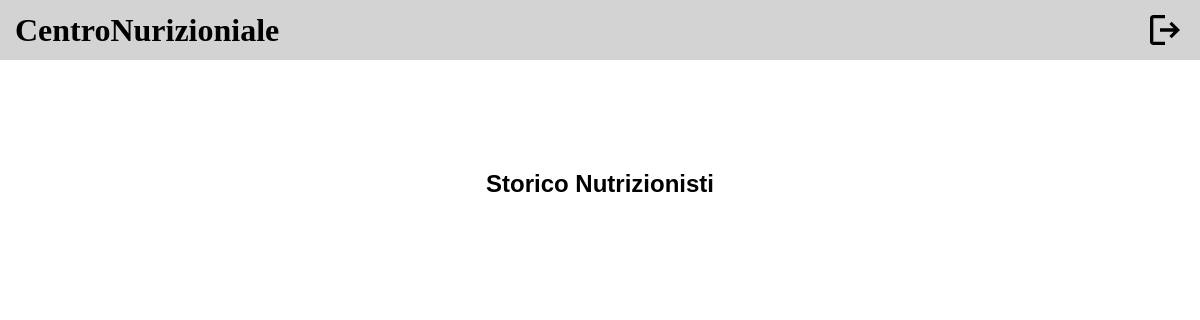
Page /public/storicoNutrizionisti.php (signed in) on the earlier database version.
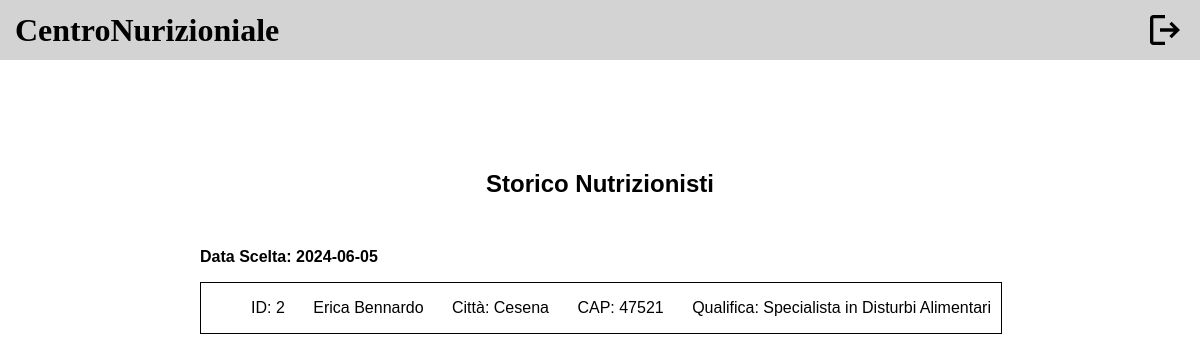
Same page on the later database version.
### tables this page shows
CREATE TABLE `scelta` (
  `IDCliente` int(11) NOT NULL,
  `Data` date NOT NULL,
  `Ora` varchar(10) NOT NULL,
  `IDNutrizionista` int(11) NOT NULL
);

CREATE TABLE `nutrizionista` (
  `Nome` varchar(50) NOT NULL,
  `Cognome` varchar(50) NOT NULL,
  `Email` varchar(30) NOT NULL,
  `IDNutrizionista` int(11) NOT NULL,
  `Password` varchar(255) NOT NULL,
  `MediaVoti` int(11) NOT NULL
);

CREATE TABLE `indirizzo_prof` (
  `IDNutrizionista` int(11) NOT NULL,
  `Citta` varchar(50) NOT NULL,
  `CAP` int(11) NOT NULL,
  `Via` varchar(50) NOT NULL,
  `NCivico` int(11) NOT NULL
);

CREATE TABLE `possiede_q` (
  `IDNutrizionista` int(11) NOT NULL,
  `Titolo` varchar(100) NOT NULL
);

### db/database.php (called while the page is built, shortened)
<?php
require_once ("nutrizionistaTable.php");
class DatabaseConnection
{
    private $nutrizionistaTable;
    public function __construct($servername, $username, $password, $dbname, $port)
    {
        $this->db = new mysqli($servername, $username, $password, $dbname, $port);
        $this->nutrizionistaTable = new NutrizionistaTable($this->db);
    }
    public function getNutrizionistaTable()
    {
        return $this->nutrizionistaTable;
    }
}

### bootstrap.php (called while the page is built, shortened)
<?php
require_once ("db/database.php");
$dbh = new DatabaseConnection("localhost", "root", "", "centronutrizionale", 3306);
?>

### db/nutrizionistaTable.php (called while the page is built, shortened)
<?php
class NutrizionistaTable
{
    private $db;
    public function __construct($db)
    {
        $this->db = $db;
    }
    public function getAllNutrizionisti()
    {
        $stmt = $this->db->prepare("SELECT *
        FROM nutrizionista n
        JOIN informazione i ON n.IDNutrizionista = i.IDNutrizionista
        JOIN indirizzo_prof ip ON n.IDNutrizionista = ip.IDNutrizionista
        JOIN possiede_q q ON n.IDNutrizionista = q.IDNutrizionista
        ");
        $stmt->execute();
        $result = $stmt->get_result();
        return $result->fetch_all(MYSQLI_ASSOC);
    }
    public function getAttualNutrizionista($idCliente)
    {
        $stmt = $this->db->prepare("SELECT
        s.Data,
        s.Ora,
        s.IDNutrizionista,
        n.Nome,
        n.Cognome,
        n.Email,
        n.MediaVoti,
        q.Titolo AS Qualifica,
        i.Esperienza,
        i.Specializzazione,
        i.Orari,
        i.Telefono,
        p.Citta,
        p.CAP,
        p.Via,
        p.NCivico
    FROM
        scelta s
    JOIN
        nutrizionista n ON s.IDNutrizionista = n.IDNutrizionista
    LEFT JOIN
        possiede_q q ON n.IDNutrizionista = q.IDNutrizionista
    LEFT JOIN
        informazione i ON n.IDNutrizionista = i.IDNutrizionista
    LEFT JOIN
        indirizzo_prof p ON n.IDNutrizionista = p.IDNutrizionista
    WHERE
        s.IDCliente = ?
    ORDER BY
        s.Data DESC,
        s.Ora DESC
    LIMIT 1;
    ");
        $stmt->bind_param('i', $idCliente);
        $stmt->execute();
        $result = $stmt->get_result();
        return $result->fetch_all(MYSQLI_ASSOC);
    }
    public function getStoricoNutrizionistiScelti($idCliente)
    {
        $stmt = $this->db->prepare("SELECT
        s.Data,
        s.Ora,
        s.IDCliente,
        s.IDNutrizionista,
        n.Nome,
        n.Cognome,
        n.Email,
        n.MediaVoti,
        q.Titolo AS Qualifica,
        i.Esperienza,
        i.Specializzazione,
        i.Orari,
        i.Telefono,
        p.Citta,
        p.CAP,
        p.Via,
        p.NCivico
    FROM
        SCELTA s
    JOIN
        NUTRIZIONISTA n ON s.IDNutrizionista = n.IDNutrizionista
    LEFT JOIN
        possiede_q q ON n.IDNutrizionista = q.IDNutrizionista
    LEFT JOIN
        INFORMAZIONE i ON n.IDNutrizionista = i.IDNutrizionista
    LEFT JOIN
        INDIRIZZO_PROF p ON n.IDNutrizionista = p.IDNutrizionista
    WHERE
        s.IDCliente = ?
    ORDER BY
        s.Data DESC,
        s.Ora DESC;
    ");
        $stmt->bind_param('i', $idCliente);
        $stmt->execute();
        $result = $stmt->get_result();
        return $result->fetch_all(MYSQLI_ASSOC);
    }
}
?>

### nutrizionista.php (called while the page is built, shortened)
<?php
require_once ("bootstrap.php");
if (isUserLoggedIn()) {
    $templateparams["allNutrizionisti"] = $dbh->getNutrizionistaTable()->getAllNutrizionisti();
    $templateparams["nutrizionistaAttuale"] = $dbh->getNutrizionistaTable()->getAttualNutrizionista($_SESSION["id"]);
    $templateparams["storicoNutrizionisti"] = $dbh->getNutrizionistaTable()->getStoricoNutrizionistiScelti($_SESSION["id"]);
}
?>

### public/storicoNutrizionisti.php (the view, shortened to what the changed rows need)
<!DOCTYPE html>
<html lang="it">
<head>
  <link rel="stylesheet" href="../template/header/header.css">
  <link rel="stylesheet" href="styles/storicoNutrizionisti.css">
</head>
<body>
  <?php
  require ("../nutrizionista.php");
  $idsStampati = array();
  ?>
  <main>
    <section>
      <h1>Storico Nutrizionisti</h1>
      <?php foreach ($templateparams["storicoNutrizionisti"] as $nutrizionista): ?>
        <?php if (!in_array($nutrizionista["IDNutrizionista"], $idsStampati)): ?>
          <article>
            <p>Data Scelta: <?php echo $nutrizionista["Data"] ?></p>
            <div onclick="window.location.href='profiloNutrizionista.php'" class="result"
              data-id="<?php echo $nutrizionista["IDNutrizionista"] ?>" data-sceltaAttuale="<?php if ($templateparams["nutrizionistaAttuale"][0]["IDNutrizionista"] == $nutrizionista["IDNutrizionista"]) {
                   echo "si";
                 } else {
                   echo "no";
                 } ?>">
              <ul>
                <li>ID: <?php echo $nutrizionista["IDNutrizionista"] ?></li>
                <li><?php echo $nutrizionista["Nome"], " ", $nutrizionista["Cognome"] ?></li>
                <li>Città: <?php echo $nutrizionista["Citta"] ?></li>
                <li>CAP: <?php echo $nutrizionista["CAP"] ?></li>
                <li>Qualifica: <?php echo $nutrizionista["Qualifica"] ?></li>
              </ul>
            </div>
          </article>
          <?php
          $idsStampati[] = $nutrizionista["IDNutrizionista"];
          ?>
        <?php endif; ?>
      <?php endforeach; ?>
    </section>
  </main>
</body>
</html>

Differences in the rows shown:
added scelta: Data "2024-06-05", IDNutrizionista "2", IDNutrizionista.Nome "Erica", IDNutrizionista.Cognome "Bennardo", indirizzo_prof.Citta "Cesena", indirizzo_prof.CAP "47521", possiede_q.Titolo "Specialista in Disturbi Alimentari"
